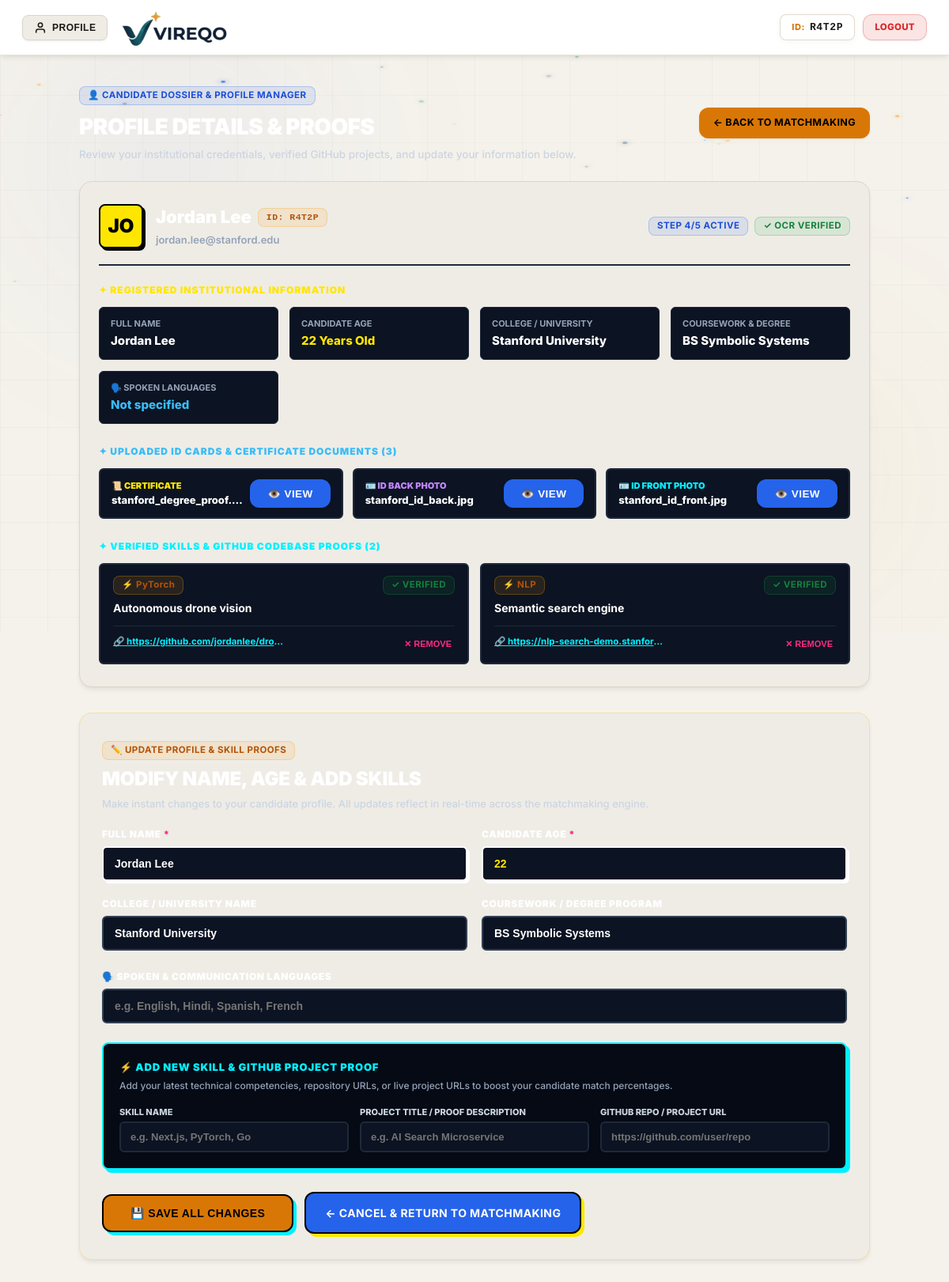
The app's page /candidate/profile (signed in), older data.
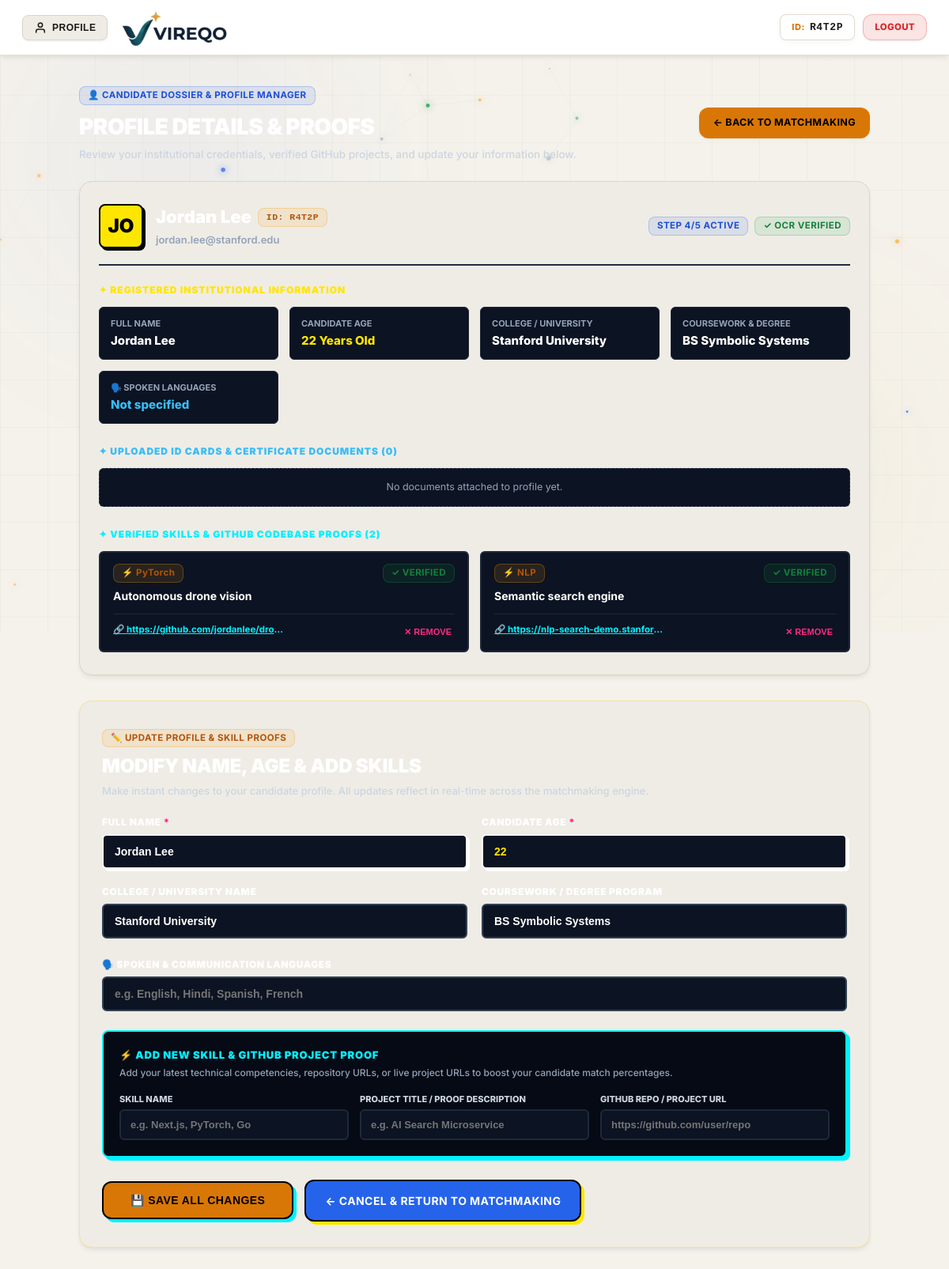
The same page, newer data.
### tables this page shows
CREATE TABLE user_documents (
        id INTEGER PRIMARY KEY AUTOINCREMENT,
        user_id INTEGER NOT NULL,
        doc_category TEXT DEFAULT 'certificate',
        filename TEXT NOT NULL,
        original_name TEXT NOT NULL,
        file_size INTEGER NOT NULL,
        file_type TEXT,
        ai_score REAL DEFAULT 0.05,
        ai_recommendation TEXT DEFAULT 'LOW_RISK',
        ai_notes TEXT DEFAULT 'Passed automated provenance and pixel pattern check.',
        review_status TEXT DEFAULT 'PENDING',
        uploaded_at TIMESTAMP DEFAULT CURRENT_TIMESTAMP,
        FOREIGN KEY (user_id) REFERENCES users (id) ON DELETE CASCADE
    );

CREATE TABLE user_skills (
        id INTEGER PRIMARY KEY AUTOINCREMENT,
        user_id INTEGER NOT NULL,
        skill_name TEXT NOT NULL,
        project_name TEXT NOT NULL,
        project_url TEXT,
        status TEXT DEFAULT 'VERIFIED',
        created_at TIMESTAMP DEFAULT CURRENT_TIMESTAMP,
        FOREIGN KEY (user_id) REFERENCES users (id) ON DELETE CASCADE
    );

### app.py (the view, shortened to what this page needs)
@app.route("/profile/edit", methods=["GET", "POST"])
@app.route("/candidate/profile", methods=["GET", "POST"])
def edit_profile():
    user = get_current_user()
    if not user:
        return redirect(url_for("login_page"))
    conn = database.get_db_connection()
    success_msg = None
    error_msg = None
    user_row = conn.execute("SELECT * FROM users WHERE id = ?", (user["id"],)).fetchone()
    skills = conn.execute("SELECT * FROM user_skills WHERE user_id = ? ORDER BY id ASC", (user["id"],)).fetchall()
    docs = conn.execute("SELECT * FROM user_documents WHERE user_id = ? ORDER BY id DESC", (user["id"],)).fetchall()
    conn.close()
    user_dict = dict(user_row) if user_row else dict(user)
    skills_list = [dict(s) for s in skills]
    docs_list = [dict(d) for d in docs]
    return render_template(
        "edit_profile.html",
        user=user_dict,
        skills=skills_list,
        documents=docs_list,
        success=success_msg,
        error=error_msg
    )

### app.py (called while the page is built)
def get_current_user(create_default=False):
    user_id = session.get("user_id")
    if not user_id:
        return None
    conn = database.get_db_connection()
    user = conn.execute("SELECT * FROM users WHERE id = ?", (user_id,)).fetchone()
    conn.close()
    return dict(user) if user else None

### database.py (called while the page is built, shortened)
def get_db_connection():
    db_url = os.environ.get("DATABASE_URL")
    conn = sqlite3.connect(DB_PATH, timeout=30.0, check_same_thread=False)
    conn.row_factory = sqlite3.Row
    try:
        conn.execute("PRAGMA journal_mode=WAL")
        conn.execute("PRAGMA busy_timeout=30000")
    except Exception:
        pass
    return conn

### templates/edit_profile.html (shortened to what the changed rows need)
{% extends "base.html" %}
{% block content_wrapper %}
<main style="max-width: 1040px; width: 100%; margin: 36px auto 70px auto; padding: 0 20px; position: relative; z-index: 2;">
  <div style="display: flex; justify-content: space-between; align-items: center; margin-bottom: 24px; flex-wrap: wrap; gap: 14px;">
    <div>
      <h1 style="font-size: 28px; font-weight: 900; color: #ffffff; text-transform: uppercase; letter-spacing: -0.02em; margin: 0;">
        Profile Details & Proofs
      </h1>
    </div>
  </div>
  <div class="neo-card" style="padding: 28px 24px; margin-bottom: 32px; background: #090f1d; border: 3px solid #ffffff; box-shadow: 8px 8px 0px #00f0ff;">
    <div style="display: flex; align-items: center; justify-content: space-between; border-bottom: 2px solid #1e293b; padding-bottom: 20px; margin-bottom: 22px; flex-wrap: wrap; gap: 14px;">
      <div style="display: flex; align-items: center; gap: 16px;">
        <div>
          <div style="display: flex; align-items: center; gap: 8px; flex-wrap: wrap;">
            <h2 style="font-size: 22px; font-weight: 900; color: #ffffff; margin: 0;">{{ user.full_name }}</h2>
          </div>
        </div>
      </div>
    </div>
    <div style="margin-bottom: 26px;">
      <div style="font-size: 12px; font-weight: 900; color: #38BDF8; text-transform: uppercase; letter-spacing: 0.08em; margin-bottom: 12px;">
        ✦ UPLOADED ID CARDS & CERTIFICATE DOCUMENTS ({{ documents|length }})
      </div>
      {% if documents %}
      <div style="display: grid; grid-template-columns: repeat(auto-fit, minmax(260px, 1fr)); gap: 12px;">
        {% for d in documents %}
        <div style="background: #0c1322; border: 2px solid #1e293b; border-radius: 6px; padding: 12px 14px; display: flex; justify-content: space-between; align-items: center; gap: 8px;">
          <div style="min-width: 0;">
            <div style="font-size: 11px; font-weight: 900; color: {% if d.doc_category == 'passport_photo' %}#a855f7{% elif d.doc_category == 'id_front' %}#00f0ff{% elif d.doc_category == 'id_back' %}#c084fc{% else %}#FFE600{% endif %}; text-transform: uppercase;">
              {% if d.doc_category == 'passport_photo' %}📸 Passport Photo{% elif d.doc_category == 'id_front' %}🪪 ID Front Photo{% elif d.doc_category == 'id_back' %}🪪 ID Back Photo{% else %}📜 Certificate{% endif %}
            </div>
            <div style="font-size: 13px; font-weight: 800; color: #ffffff; white-space: nowrap; overflow: hidden; text-overflow: ellipsis; max-width: 170px;" title="{{ d.original_name }}">
              {{ d.original_name }}
            </div>
          </div>
          <button type="button" class="neo-btn neo-btn-cyan" style="padding: 4px 10px; font-size: 11px; flex-shrink: 0;" onclick="openMediaPreview('{{ d.original_name }}', '/documents/view/{{ d.filename }}', '{{ d.doc_category }}', 'Verified Credential')">
            <span>👁️ VIEW</span>
          </button>
        </div>
        {% endfor %}
      </div>
      {% else %}
      <div style="background: #0c1322; border: 1.5px dashed #334155; border-radius: 6px; padding: 14px; text-align: center; color: #94a3b8; font-size: 12.5px;">
        No documents attached to profile yet.
      </div>
      {% endif %}
    </div>
    <div>
      {% if skills %}
      <div style="display: grid; grid-template-columns: repeat(auto-fit, minmax(280px, 1fr)); gap: 14px;">
        {% for s in skills %}
        <div style="background: #0c1322; border: 2px solid #1e293b; border-radius: 6px; padding: 14px 16px; display: flex; flex-direction: column; justify-content: space-between; gap: 8px;">
          <div>
            <div style="display: flex; justify-content: space-between; align-items: center; margin-bottom: 6px;">
              <span class="neo-badge neo-badge-yellow" style="font-size: 11px; font-weight: 900;">
                ⚡ {{ s.skill_name }}
              </span>
              <span class="neo-badge neo-badge-green" style="font-size: 10px;">
                ✓ {{ s.status or 'VERIFIED' }}
              </span>
            </div>
            <strong style="font-size: 14px; color: #ffffff; display: block;">{{ s.project_name }}</strong>
          </div>
          {% if s.project_url %}
          <div style="display: flex; align-items: center; justify-content: space-between; margin-top: 4px; border-top: 1px solid #1e293b; padding-top: 8px;">
            <a href="{{ s.project_url }}" target="_blank" rel="noopener noreferrer" style="color: #00f0ff; font-size: 11.5px; font-weight: 700; text-decoration: underline; white-space: nowrap; overflow: hidden; text-overflow: ellipsis; max-width: 220px;">
              🔗 {{ s.project_url }}
            </a>
            <form method="POST" action="{{ url_for('edit_profile') }}" style="margin: 0;" onsubmit="return confirm('Remove {{ s.skill_name }} from your profile?');">
              <button type="submit" style="background: none; border: none; color: #ff2a85; font-size: 11px; font-weight: 800; cursor: pointer; padding: 2px 4px;" title="Delete this skill">
                ✕ REMOVE
              </button>
            </form>
          </div>
          {% endif %}
        </div>
        {% endfor %}
      </div>
      {% else %}
      <div style="background: #0c1322; border: 1.5px dashed #334155; border-radius: 6px; padding: 18px; text-align: center; color: #94a3b8; font-size: 13px;">
        No skills added yet. Use the update form below to add your first verified skill!
      </div>
      {% endif %}
    </div>
  </div>
  <div class="neo-card-yellow" style="padding: 32px 28px; background: #090f1d; border: 3.5px solid #FFE600; box-shadow: 8px 8px 0px #FFE600;">
    <div style="margin-bottom: 20px;">
      <h2 style="font-size: 24px; font-weight: 900; color: #ffffff; text-transform: uppercase; letter-spacing: -0.01em; margin: 0;">
      </h2>
    </div>
  </div>
</main>
{% endblock %}

Row changes from the older to the newer data that the page shows:
removed user_documents: doc_category "📜 CERTIFICATE", original_name "stanford_degree_proof.…"
removed user_documents: doc_category "🪪 ID BACK PHOTO", original_name "stanford_id_back.jpg"
removed user_documents: doc_category "🪪 ID FRONT PHOTO", original_name "stanford_id_front.jpg"
Text that changed along with them:
{{ documents|length }}: "3" → "0"
text now shown: "No documents attached to profile yet."
